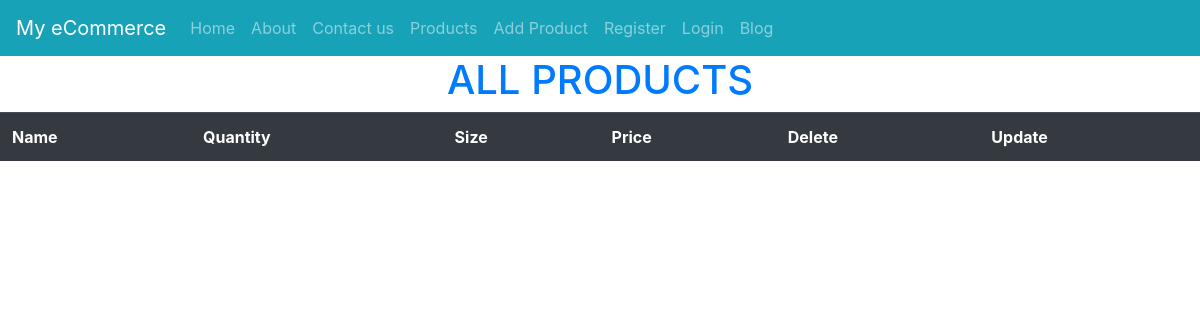
/products/, run on an earlier commit of the app's database.
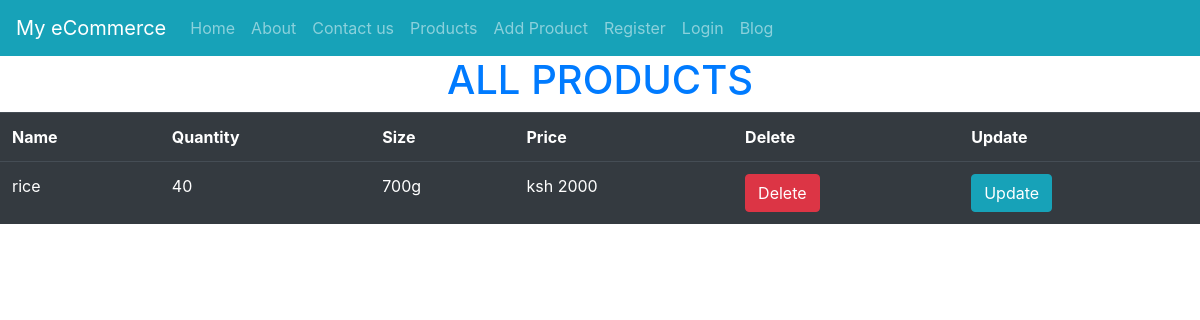
And on a later commit of the database.
### morningDjangoHtmlFormsProject/models.py (models this page shows)
class Product(models.Model):
    name = models.CharField(max_length=30, blank=False, null=False)
    qty = models.CharField(max_length=30, blank=False, null=False)
    size = models.CharField(max_length=25, blank=False, null=False)
    price = models.CharField(max_length=20, blank=False, null=False)

### morningDjangoHtmlFormsProject/views.py (the view)
# urls.py: path('products/', views.products, name='all-products')
def products(request):
    all_products = Product.objects.all()
    context = {"all_products": all_products}
    return render(request, 'products.html', context)

### templates/products.html
{% extends 'master.html' %}
{% load static %}
{% block content %}
    <div>
    <h1 class="text-center text-primary">ALL PRODUCTS</h1>
    <table class="table table-dark table-hover">
        <tr>
            <th>Name</th>
            <th>Quantity</th>
            <th>Size</th>
            <th>Price</th>
            <th>Delete</th>
            <th>Update</th>
        </tr>
        {% for product in all_products %}
            <tr>
                <td>{{ product.name }}</td>
                <td>{{ product.qty }}</td>
                <td>{{ product.size }}</td>
                <td>{{ product.price }}</td>
                <td><a class="btn btn-danger" href="#">Delete</a></td>
                <td><a class="btn btn-info" href="#">Update</a></td>
            </tr>
        {% endfor %}
    </table>
    </div>
{% endblock %}

### templates/master.html (shortened to what this page needs)
<!DOCTYPE html>
<html lang="en">
<head>
    {% load static %}
    <link rel="stylesheet" href="{% static 'bootstrap/css/bootstrap.css' %}">
    <link rel="stylesheet" href="{% static 'bootstrap/css/styles.css' %}">
</head>
<body>
<section>
    <nav class="navbar navbar-expand-md bg-info navbar-dark">
        <a class="navbar-brand" href="{% url 'home-page' %}">My eCommerce</a>
        <div class="collapse navbar-collapse" id="collapsibleNavbar">
            <ul class="navbar-nav">
                <li class="nav-item">
                    <a class="nav-link" href="{% url 'home-page' %}">Home</a>
                </li>
                <li class="nav-item">
                    <a class="nav-link" href="#">About</a>
                </li>
                <li class="nav-item">
                    <a class="nav-link" href="#">Contact us</a>
                </li>
                <li class="nav-item">
                    <a class="nav-link" href="{% url 'all-products' %}">Products</a>
                </li>
                <li class="nav-item">
                    <a class="nav-link" href="{% url 'add-product' %}"> Add Product</a>
                </li>
                <li class="nav-item">
                    <a class="nav-link" href="#">Register</a>
                </li>
                <li class="nav-item">
                    <a class="nav-link" href="#">Login</a>
                </li>
                <li class="nav-item">
                    <a class="nav-link" href="#">Blog</a>
                </li>
            </ul>
        </div>
    </nav>
</section>
<section>
    {% block content %}
    {% endblock %}
</section>
</body>
</html>

What changed in the data, as far as the page shows it:
added Product: name "rice", qty "40", size "700g", price "ksh 2000"
